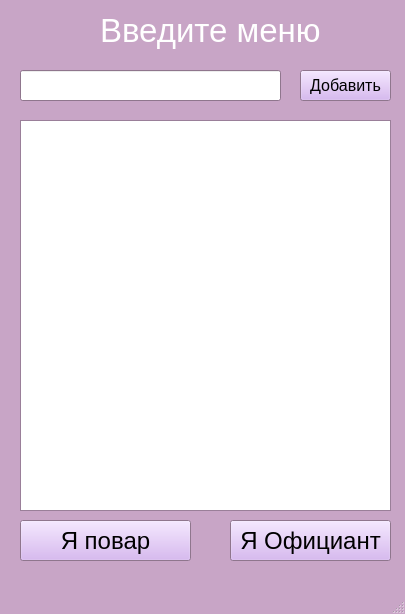
<?xml version="1.0" encoding="UTF-8"?>
<ui version="4.0">
 <class>MainWindow</class>
 <widget class="QMainWindow" name="MainWindow">
  <property name="geometry">
   <rect>
    <x>0</x>
    <y>0</y>
    <width>405</width>
    <height>614</height>
   </rect>
  </property>
  <property name="palette">
   <palette>
    <active>
     <colorrole role="WindowText">
      <brush brushstyle="SolidPattern">
       <color alpha="255">
        <red>255</red>
        <green>255</green>
        <blue>255</blue>
       </color>
      </brush>
     </colorrole>
     <colorrole role="Button">
      <brush brushstyle="SolidPattern">
       <color alpha="255">
        <red>209</red>
        <green>170</green>
        <blue>240</blue>
       </color>
      </brush>
     </colorrole>
     <colorrole role="Text">
      <brush brushstyle="SolidPattern">
       <color alpha="255">
        <red>255</red>
        <green>255</green>
        <blue>255</blue>
       </color>
      </brush>
     </colorrole>
     <colorrole role="Base">
      <brush brushstyle="SolidPattern">
       <color alpha="255">
        <red>255</red>
        <green>255</green>
        <blue>255</blue>
       </color>
      </brush>
     </colorrole>
     <colorrole role="Window">
      <brush brushstyle="SolidPattern">
       <color alpha="255">
        <red>200</red>
        <green>165</green>
        <blue>198</blue>
       </color>
      </brush>
     </colorrole>
     <colorrole role="PlaceholderText">
      <brush brushstyle="SolidPattern">
       <color alpha="128">
        <red>0</red>
        <green>0</green>
        <blue>0</blue>
       </color>
      </brush>
     </colorrole>
    </active>
    <inactive>
     <colorrole role="WindowText">
      <brush brushstyle="SolidPattern">
       <color alpha="255">
        <red>255</red>
        <green>255</green>
        <blue>255</blue>
       </color>
      </brush>
     </colorrole>
     <colorrole role="Button">
      <brush brushstyle="SolidPattern">
       <color alpha="255">
        <red>209</red>
        <green>170</green>
        <blue>240</blue>
       </color>
      </brush>
     </colorrole>
     <colorrole role="Text">
      <brush brushstyle="SolidPattern">
       <color alpha="255">
        <red>255</red>
        <green>255</green>
        <blue>255</blue>
       </color>
      </brush>
     </colorrole>
     <colorrole role="Base">
      <brush brushstyle="SolidPattern">
       <color alpha="255">
        <red>255</red>
        <green>255</green>
        <blue>255</blue>
       </color>
      </brush>
     </colorrole>
     <colorrole role="Window">
      <brush brushstyle="SolidPattern">
       <color alpha="255">
        <red>200</red>
        <green>165</green>
        <blue>198</blue>
       </color>
      </brush>
     </colorrole>
     <colorrole role="PlaceholderText">
      <brush brushstyle="SolidPattern">
       <color alpha="128">
        <red>0</red>
        <green>0</green>
        <blue>0</blue>
       </color>
      </brush>
     </colorrole>
    </inactive>
    <disabled>
     <colorrole role="WindowText">
      <brush brushstyle="SolidPattern">
       <color alpha="255">
        <red>120</red>
        <green>120</green>
        <blue>120</blue>
       </color>
      </brush>
     </colorrole>
     <colorrole role="Button">
      <brush brushstyle="SolidPattern">
       <color alpha="255">
        <red>209</red>
        <green>170</green>
        <blue>240</blue>
       </color>
      </brush>
     </colorrole>
     <colorrole role="Text">
      <brush brushstyle="SolidPattern">
       <color alpha="255">
        <red>120</red>
        <green>120</green>
        <blue>120</blue>
       </color>
      </brush>
     </colorrole>
     <colorrole role="Base">
      <brush brushstyle="SolidPattern">
       <color alpha="255">
        <red>200</red>
        <green>165</green>
        <blue>198</blue>
       </color>
      </brush>
     </colorrole>
     <colorrole role="Window">
      <brush brushstyle="SolidPattern">
       <color alpha="255">
        <red>200</red>
        <green>165</green>
        <blue>198</blue>
       </color>
      </brush>
     </colorrole>
     <colorrole role="PlaceholderText">
      <brush brushstyle="SolidPattern">
       <color alpha="128">
        <red>0</red>
        <green>0</green>
        <blue>0</blue>
       </color>
      </brush>
     </colorrole>
    </disabled>
   </palette>
  </property>
  <property name="windowTitle">
   <string>MainWindow</string>
  </property>
  <property name="tabShape">
   <enum>QTabWidget::Rounded</enum>
  </property>
  <widget class="QWidget" name="centralwidget">
   <property name="palette">
    <palette>
     <active>
      <colorrole role="WindowText">
       <brush brushstyle="SolidPattern">
        <color alpha="255">
         <red>0</red>
         <green>0</green>
         <blue>0</blue>
        </color>
       </brush>
      </colorrole>
     </active>
     <inactive>
      <colorrole role="WindowText">
       <brush brushstyle="SolidPattern">
        <color alpha="255">
         <red>0</red>
         <green>0</green>
         <blue>0</blue>
        </color>
       </brush>
      </colorrole>
     </inactive>
     <disabled>
      <colorrole role="WindowText">
       <brush brushstyle="SolidPattern">
        <color alpha="255">
         <red>120</red>
         <green>120</green>
         <blue>120</blue>
        </color>
       </brush>
      </colorrole>
     </disabled>
    </palette>
   </property>
   <widget class="QLabel" name="menuLabel">
    <property name="geometry">
     <rect>
      <x>100</x>
      <y>0</y>
      <width>221</width>
      <height>61</height>
     </rect>
    </property>
    <property name="palette">
     <palette>
      <active>
       <colorrole role="WindowText">
        <brush brushstyle="SolidPattern">
         <color alpha="255">
          <red>255</red>
          <green>255</green>
          <blue>255</blue>
         </color>
        </brush>
       </colorrole>
      </active>
      <inactive>
       <colorrole role="WindowText">
        <brush brushstyle="SolidPattern">
         <color alpha="255">
          <red>255</red>
          <green>255</green>
          <blue>255</blue>
         </color>
        </brush>
       </colorrole>
      </inactive>
      <disabled>
       <colorrole role="WindowText">
        <brush brushstyle="SolidPattern">
         <color alpha="255">
          <red>120</red>
          <green>120</green>
          <blue>120</blue>
         </color>
        </brush>
       </colorrole>
      </disabled>
     </palette>
    </property>
    <property name="font">
     <font>
      <pointsize>25</pointsize>
     </font>
    </property>
    <property name="text">
     <string>Введите меню</string>
    </property>
   </widget>
   <widget class="QLineEdit" name="lineEdit">
    <property name="geometry">
     <rect>
      <x>20</x>
      <y>70</y>
      <width>261</width>
      <height>31</height>
     </rect>
    </property>
    <property name="palette">
     <palette>
      <active>
       <colorrole role="WindowText">
        <brush brushstyle="SolidPattern">
         <color alpha="255">
          <red>255</red>
          <green>255</green>
          <blue>255</blue>
         </color>
        </brush>
       </colorrole>
       <colorrole role="Text">
        <brush brushstyle="SolidPattern">
         <color alpha="255">
          <red>0</red>
          <green>0</green>
          <blue>0</blue>
         </color>
        </brush>
       </colorrole>
       <colorrole role="PlaceholderText">
        <brush brushstyle="NoBrush">
         <color alpha="128">
          <red>0</red>
          <green>0</green>
          <blue>0</blue>
         </color>
        </brush>
       </colorrole>
      </active>
      <inactive>
       <colorrole role="WindowText">
        <brush brushstyle="SolidPattern">
         <color alpha="255">
          <red>255</red>
          <green>255</green>
          <blue>255</blue>
         </color>
        </brush>
       </colorrole>
       <colorrole role="Text">
        <brush brushstyle="SolidPattern">
         <color alpha="255">
          <red>0</red>
          <green>0</green>
          <blue>0</blue>
         </color>
        </brush>
       </colorrole>
       <colorrole role="PlaceholderText">
        <brush brushstyle="NoBrush">
         <color alpha="128">
          <red>0</red>
          <green>0</green>
          <blue>0</blue>
         </color>
        </brush>
       </colorrole>
      </inactive>
      <disabled>
       <colorrole role="WindowText">
        <brush brushstyle="SolidPattern">
         <color alpha="255">
          <red>120</red>
          <green>120</green>
          <blue>120</blue>
         </color>
        </brush>
       </colorrole>
       <colorrole role="Text">
        <brush brushstyle="SolidPattern">
         <color alpha="255">
          <red>120</red>
          <green>120</green>
          <blue>120</blue>
         </color>
        </brush>
       </colorrole>
       <colorrole role="PlaceholderText">
        <brush brushstyle="NoBrush">
         <color alpha="128">
          <red>0</red>
          <green>0</green>
          <blue>0</blue>
         </color>
        </brush>
       </colorrole>
      </disabled>
     </palette>
    </property>
    <property name="font">
     <font>
      <pointsize>12</pointsize>
     </font>
    </property>
    <property name="text">
     <string/>
    </property>
   </widget>
   <widget class="QPushButton" name="addPushBtn">
    <property name="geometry">
     <rect>
      <x>300</x>
      <y>70</y>
      <width>91</width>
      <height>31</height>
     </rect>
    </property>
    <property name="font">
     <font>
      <pointsize>12</pointsize>
     </font>
    </property>
    <property name="text">
     <string>Добавить</string>
    </property>
   </widget>
   <widget class="QPushButton" name="cookPushBtn">
    <property name="geometry">
     <rect>
      <x>20</x>
      <y>520</y>
      <width>171</width>
      <height>41</height>
     </rect>
    </property>
    <property name="font">
     <font>
      <pointsize>18</pointsize>
     </font>
    </property>
    <property name="text">
     <string>Я повар</string>
    </property>
   </widget>
   <widget class="QPushButton" name="waiterPushBtn">
    <property name="geometry">
     <rect>
      <x>230</x>
      <y>520</y>
      <width>161</width>
      <height>41</height>
     </rect>
    </property>
    <property name="font">
     <font>
      <pointsize>18</pointsize>
     </font>
    </property>
    <property name="text">
     <string>Я Официант</string>
    </property>
   </widget>
   <widget class="QTableView" name="tableView">
    <property name="geometry">
     <rect>
      <x>20</x>
      <y>120</y>
      <width>371</width>
      <height>391</height>
     </rect>
    </property>
   </widget>
  </widget>
  <widget class="QMenuBar" name="menubar">
   <property name="geometry">
    <rect>
     <x>0</x>
     <y>0</y>
     <width>405</width>
     <height>21</height>
    </rect>
   </property>
  </widget>
  <widget class="QStatusBar" name="statusbar"/>
 </widget>
 <resources/>
 <connections/>
</ui>
